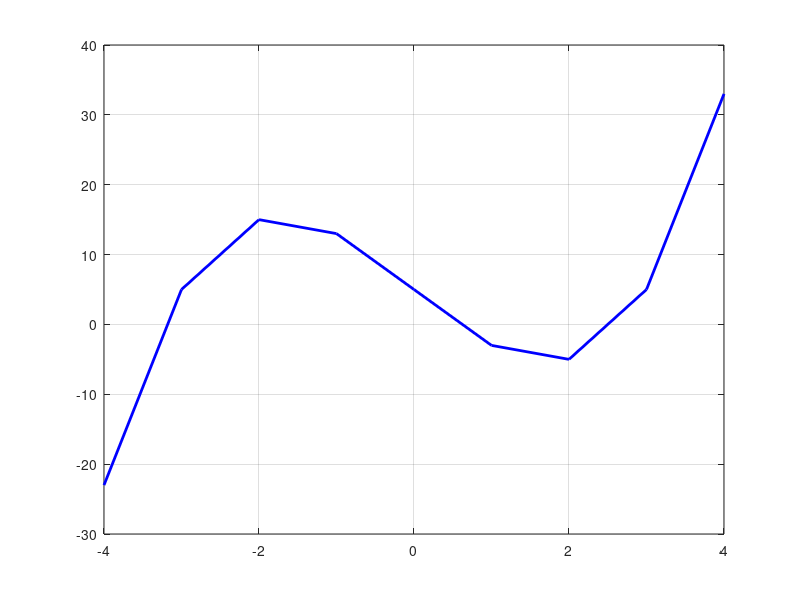

MATLAB code to generate this figure: (Note: this script raises an error after producing the figure.)
clc
clear %apaga instruçõies anteriores no terminal

f=@(x) x.^3-9*x+5;

function y=raiz(opc, a, b)
  switch opc
    case 1
      y=(a+b)/2;
    case 2
      y=(a*f(b)-b*f(a))/(f(b)-f(a));
    %case 3
	  %  y=
    otherwise
      y=NaN;
  endswitch
endfunction

a=-4;
b=-a;
h=1;

vx=a:h:b;
vy=f(vx);

plot(vx, vy, 'b-', 'LineWidth',2);
grid on;
hold on;

tic(); %mostra tempo em segundos para execução
start=tic();
a=0
b=1
prec=10.^-2
k=0;
metodo=2 % 1 = bisseccao | 2 = falsa posicao

x=raiz(metodo, f, a, b);
%x=(a+b)/2;

printf("k=%d, x=%.5f, f(x)=%g\n", k, x, f(x));

while(abs(f(x))>prec) %enquanto for maior que a precisao
  if(f(a)*f(x) < 0)
    b=x;
  else
    a=x;
  endif
  k++;
  x=(a+b)/2;
  printf("k=%d, x=%.5f, f(x)=%g\n", k, x, f(x));
endwhile

plot(x,f(x),'o', 'Color', 'r', 'MarkerSize', 10);
hold off;

elapsed_time = toc(start);
printf("Execution time: %.4f seconds\n", elapsed_time);
%print(toc());
